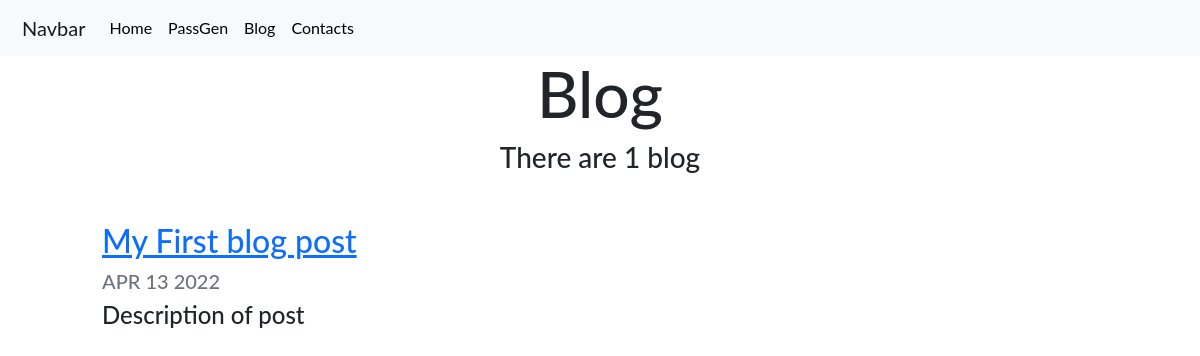
Screenshot of /blog/ with the database file from the repository.
### blog/models.py (models this page shows, shortened)
class BlogPost(models.Model):
    date_post = models.DateField(auto_now_add=True)
    title = models.CharField(max_length=100)
    description = models.CharField(max_length=250)
    post_text = models.TextField(default="default title", max_length=1000)
    subtitle = models.CharField
    img = models.ImageField(upload_to='portfolio/images/', blank=True)
    url = models.URLField(blank=True)

### blog/views.py (the view)
# urls.py: 2. Add a URL to urlpatterns:  path('blog/', include('blog.urls'))
def blog(request):
    blogs = BlogPost.objects.order_by('-date_post')
    return render(request, 'blog/blog.html', {'blogs': blogs})

### blog/templates/blog/blog.html (shortened to what this page needs)
{% extends 'port/base.html' %}
{% block content %}
    <h1 id="blogtitle" class="font-weight-bold text-center">Blog</h1>
    <h3 class="text-center mb-5">There are {{ blogs.count }} blog{{ blogs.count|pluralize }}</h3>
    {% for blog in blogs %}
    <div class="row justify-content-center my-3">
      <div class="col-md-10">
        <a href="{% url 'blog:detail' blog.id %}">
          <h2>{{ blog.title }}</h2>
        </a>
        <h5 class="text-muted">{{ blog.date_post|date:'M d Y'|upper }}</h5>
        <h4>{{ blog.description|striptags|truncatechars:100 }}</h4>
      </div>
    </div>
    {% endfor %}
{% endblock %}

### port/static/port/custom.css (style rules this page uses)
body { font-family: 'Lato', sans-serif; }
#blogtitle { font-size: 4rem; }

### rows the page displays
BlogPost: title "My First blog post", date_post "APR 13 2022", description "Description of post"

### other values shown
{{ blogs.count }} "1"
